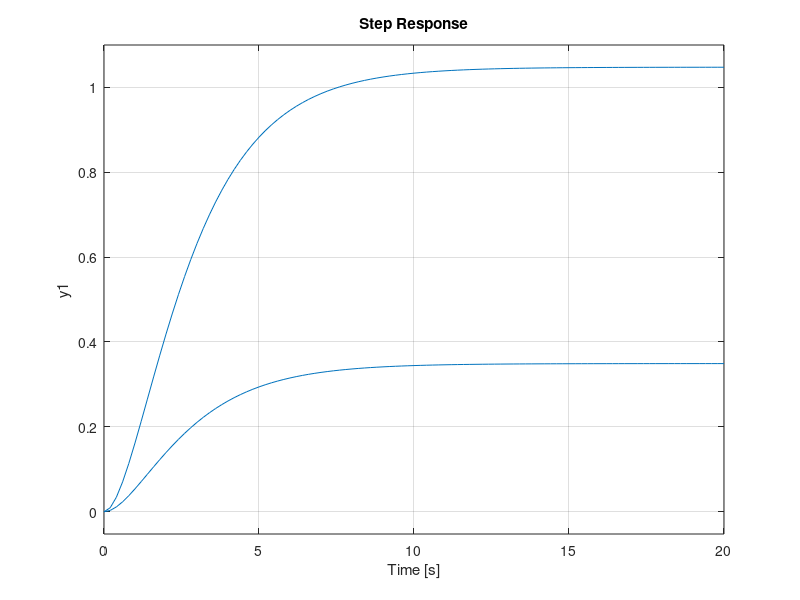

The MATLAB source for this figure:
clear all;
close all;
clc;


%valores de cada variavel
m = 1;
b = 1.725;
k = 0.575;
j = 0.15;
l = 1;
L = 2;

%valores para funcao transferencia
M = m*l^2+j;
C = b*l^2;
K = k*l^2;

s = tf('s');

G = L/(M*s^2+C*s+K);


%valores advindos do step
A1 = pi*K/(L*9);

A2 = pi*K/(L*3);

step(A1*G);
hold on;
step(A2*G);


%valor do Wn
Wn = ((k*l^2)/M)^0.5;

doisWncsi = C/M;


csi = doisWncsi/(2*Wn);

%tempo de estabilização
te = 4/(doisWncsi/2);

